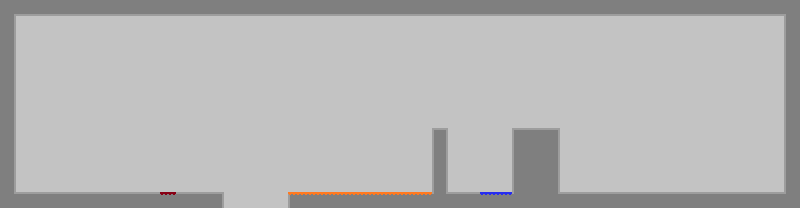

The image is a tile-based game level rendered from a .tmx file. Its description and complete source (layers, tilesets, objects, tile grids) follow:
An orthogonal 50x13 tile map with 16x16 px tiles, 2 tile layers (background, graphics) and 7 objects.

<map version="1.0" tiledversion="2018.04.18" orientation="orthogonal" renderorder="left-down" width="50" height="13" tilewidth="16" tileheight="16" infinite="0" nextobjectid="9">
 <tileset firstgid="1" name="Tileset" tilewidth="16" tileheight="16" spacing="2" margin="1" tilecount="924" columns="33">
  <image source="TESTures.png" width="594" height="504" />
 </tileset>
 <layer name="background" width="50" height="13">
  <data encoding="csv">
14,10,10,10,10,10,10,10,10,10,10,10,10,10,10,10,10,10,10,10,10,10,10,10,10,10,10,10,10,10,10,10,10,10,10,10,10,10,10,10,10,10,10,10,10,10,10,10,10,16,
9,34,34,34,34,34,34,34,34,34,34,34,34,34,34,34,34,34,34,34,34,34,34,34,34,34,34,34,34,34,34,34,34,34,34,34,34,34,34,34,34,34,34,34,34,34,34,34,34,8,
9,34,34,34,34,34,34,34,34,34,34,34,34,34,34,34,34,34,34,34,34,34,34,34,34,34,34,34,34,34,34,34,34,34,34,34,34,34,34,34,34,34,34,34,34,34,34,34,34,8,
9,34,34,34,34,34,34,34,34,34,34,34,34,34,34,34,34,34,34,34,34,34,34,34,34,34,34,34,34,34,34,34,34,34,34,34,34,34,34,34,34,34,34,34,34,34,34,34,34,8,
9,34,34,34,34,34,34,34,34,34,34,34,34,34,34,34,34,34,34,34,34,34,34,34,34,34,34,34,34,34,34,34,34,34,34,34,34,34,34,34,34,34,34,34,34,34,34,34,34,8,
9,34,34,34,34,34,34,34,34,34,34,34,34,34,34,34,34,34,34,34,34,34,34,34,34,34,34,34,34,34,34,34,34,34,34,34,34,34,34,34,34,34,34,34,34,34,34,34,34,8,
9,34,34,34,34,34,34,34,34,34,34,34,34,34,34,34,34,34,34,34,34,34,34,34,34,34,34,34,34,34,34,34,34,34,34,34,34,34,34,34,34,34,34,34,34,34,34,34,34,8,
9,34,34,34,34,34,34,34,34,34,34,34,34,34,34,34,34,34,34,34,34,34,34,34,34,34,34,34,34,34,34,34,34,34,34,34,34,34,34,34,34,34,34,34,34,34,34,34,34,8,
9,34,34,34,34,34,34,34,34,34,34,34,34,34,34,34,34,34,34,34,34,34,34,34,34,34,34,11,34,34,34,34,2,1,3,34,34,34,34,34,34,34,34,34,34,34,34,34,34,8,
9,34,34,34,34,34,34,34,34,34,34,34,34,34,34,34,34,34,34,34,34,34,34,34,34,34,34,21,34,34,34,34,8,22,9,34,34,34,34,34,34,34,34,34,34,34,34,34,34,8,
9,34,34,34,34,34,34,34,34,34,34,34,34,34,34,34,34,34,34,34,34,34,34,34,34,34,34,21,34,34,34,34,8,22,9,34,34,34,34,34,34,34,34,34,34,34,34,34,34,8,
9,34,34,34,34,34,34,34,34,34,34,34,34,34,34,34,34,34,34,34,34,34,34,34,34,34,34,21,34,34,34,34,8,22,9,34,34,34,34,34,34,34,34,34,34,34,34,34,34,8,
13,1,1,1,1,1,1,1,1,1,1,1,1,3,34,34,34,34,2,1,1,1,1,1,1,1,1,20,1,1,1,1,22,22,1,1,1,1,1,1,1,1,1,1,1,1,1,1,1,15
</data>
 </layer>
 <layer name="graphics" width="50" height="13">
  <data encoding="csv">
0,0,0,0,0,0,0,0,0,0,0,0,0,0,0,0,0,0,0,0,0,0,0,0,0,0,0,0,0,0,0,0,0,0,0,0,0,0,0,0,0,0,0,0,0,0,0,0,0,0,
0,0,0,0,0,0,0,0,0,0,0,0,0,0,0,0,0,0,0,0,0,0,0,0,0,0,0,0,0,0,0,0,0,0,0,0,0,0,0,0,0,0,0,0,0,0,0,0,0,0,
0,0,0,0,0,0,0,0,0,0,0,0,0,0,0,0,0,0,0,0,0,0,0,0,0,0,0,0,0,0,0,0,0,0,0,0,0,0,0,0,0,0,0,0,0,0,0,0,0,0,
0,0,0,0,0,0,0,0,0,0,0,0,0,0,0,0,0,0,0,0,0,0,0,0,0,0,0,0,0,0,0,0,0,0,0,0,0,0,0,0,0,0,0,0,0,0,0,0,0,0,
0,0,0,0,0,0,0,0,0,0,0,0,0,0,0,0,0,0,0,0,0,0,0,0,0,0,0,0,0,0,0,0,0,0,0,0,0,0,0,0,0,0,0,0,0,0,0,0,0,0,
0,0,0,0,0,0,0,0,0,0,0,0,0,0,0,0,0,0,0,0,0,0,0,0,0,0,0,0,0,0,0,0,0,0,0,0,0,0,0,0,0,0,0,0,0,0,0,0,0,0,
0,0,0,0,0,0,0,0,0,0,0,0,0,0,0,0,0,0,0,0,0,0,0,0,0,0,0,0,0,0,0,0,0,0,0,0,0,0,0,0,0,0,0,0,0,0,0,0,0,0,
0,0,0,0,0,0,0,0,0,0,0,0,0,0,0,0,0,0,0,0,0,0,0,0,0,0,0,0,0,0,0,0,0,0,0,0,0,0,0,0,0,0,0,0,0,0,0,0,0,0,
0,0,0,0,0,0,0,0,0,0,0,0,0,0,0,0,0,0,0,0,0,0,0,0,0,0,0,0,0,0,0,0,2,1,3,0,0,0,0,0,0,0,0,0,0,0,0,0,0,0,
0,0,0,0,0,0,0,0,0,0,0,0,0,0,0,0,0,0,0,0,0,0,0,0,0,0,0,0,0,0,0,0,8,0,9,0,0,0,0,0,0,0,0,0,0,0,0,0,0,0,
0,0,0,0,0,0,0,0,0,0,0,0,0,0,0,0,0,0,0,0,0,0,0,0,0,0,0,0,0,0,0,0,8,0,9,0,0,0,0,0,0,0,0,0,0,0,0,0,0,0,
0,0,0,0,0,0,0,0,0,0,0,0,0,0,0,0,0,0,0,0,0,0,0,0,0,0,0,0,0,0,0,0,8,0,9,0,0,0,0,0,0,0,0,0,0,0,0,0,0,0,
0,0,0,0,0,0,0,0,0,0,36,0,0,0,0,0,0,0,38,38,38,38,38,38,38,38,38,0,0,0,39,39,15,0,13,0,0,0,0,0,0,0,0,0,0,0,0,0,0,0
</data>
 </layer>
 <objectgroup name="ground">
  <object id="2" x="0" y="0" width="800" height="16" />
  <object id="3" x="784" y="16" width="16" height="176" />
  <object id="4" x="0" y="16" width="16" height="176" />
  <object id="5" x="0" y="192" width="224" height="16" />
  <object id="6" x="288" y="192" width="512" height="16" />
  <object id="7" x="432" y="128" width="16" height="64" />
  <object id="8" x="512" y="128" width="48" height="64" />
 </objectgroup>
</map>
